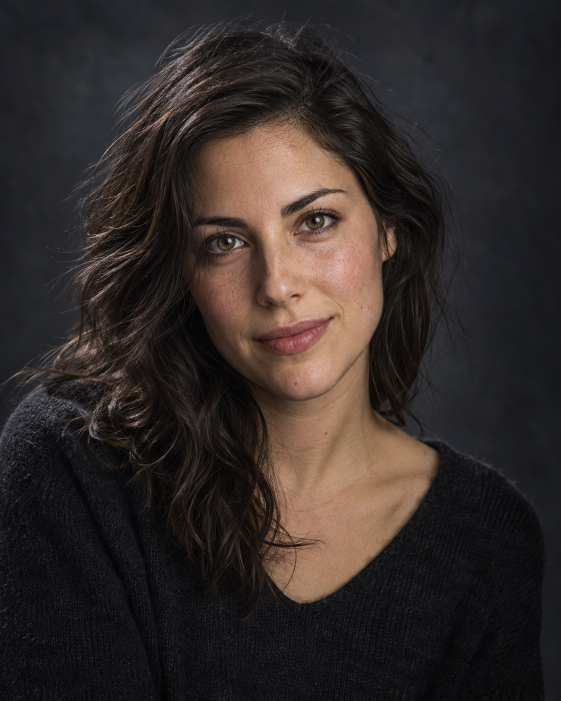
#> input picture ipad/CaptureApp/CaptureApp/Resources/creatorhub-editor-portrait.jpg, 1122 x 1402 px (shown at 1/2 size)
$ python portrait-sift-diff.py ../CaptureApp/Resources/creatorhub-editor-portrait.jpg ../CaptureApp/Resources/creatorhub-editor-portrait.jpg   (older library calls are emulated)
#> lines starting #> are read from the running program, lines starting #| are printed output that depends on the picture
#!/usr/bin/env python3
"""Align a before/after portrait with SIFT and measure the real pixel delta.

This is an offline QA tool, not part of the iPad runtime. It removes small
scale/rotation/crop differences before calculating tonal, colour and texture
metrics, so a render is not rejected merely because its geometry moved by a
few pixels.

The repository's backend/python-services environment already pins OpenCV with
SIFT support; no additional CaptureApp dependency is required.
"""

from __future__ import annotations

import argparse
import json
from pathlib import Path
import sys

import cv2
import numpy as np


def load_image(path: Path) -> np.ndarray:
    image = cv2.imread(str(path), cv2.IMREAD_COLOR)
    if image is None:
        raise ValueError(f"Could not read image: {path}")
    return image


def align_with_sift(
    reference: np.ndarray,
    candidate: np.ndarray,
    ratio: float,
    ransac_threshold: float,
) -> tuple[np.ndarray, np.ndarray, dict[str, float | int]]:
    sift = cv2.SIFT_create(nfeatures=8_000)
    reference_gray = cv2.cvtColor(reference, cv2.COLOR_BGR2GRAY)
    candidate_gray = cv2.cvtColor(candidate, cv2.COLOR_BGR2GRAY)
    reference_keys, reference_desc = sift.detectAndCompute(reference_gray, None)
    candidate_keys, candidate_desc = sift.detectAndCompute(candidate_gray, None)
    if reference_desc is None or candidate_desc is None:
        raise ValueError("SIFT could not find descriptors in both images")

    matches = cv2.BFMatcher(cv2.NORM_L2).knnMatch(
        reference_desc,
        candidate_desc,
        k=2,
    )
    good = [first for first, second in matches if first.distance < ratio * second.distance]
    if len(good) < 12:
        raise ValueError(f"Only {len(good)} reliable SIFT matches; need at least 12")

    reference_points = np.float32(
        [reference_keys[match.queryIdx].pt for match in good]
    ).reshape(-1, 1, 2)
    candidate_points = np.float32(
        [candidate_keys[match.trainIdx].pt for match in good]
    ).reshape(-1, 1, 2)
    homography, inlier_mask = cv2.findHomography(
        candidate_points,
        reference_points,
        cv2.RANSAC,
        ransac_threshold,
    )
    if homography is None or inlier_mask is None:
        raise ValueError("RANSAC could not estimate a stable homography")

    inliers = inlier_mask.ravel().astype(bool)
    if int(inliers.sum()) < 10:
        raise ValueError(f"Only {int(inliers.sum())} homography inliers; need at least 10")

    height, width = reference.shape[:2]
    aligned = cv2.warpPerspective(
        candidate,
        homography,
        (width, height),
        flags=cv2.INTER_LANCZOS4,
        borderMode=cv2.BORDER_CONSTANT,
    )
    candidate_mask = np.full(candidate.shape[:2], 255, dtype=np.uint8)
    valid_mask = cv2.warpPerspective(
        candidate_mask,
        homography,
        (width, height),
        flags=cv2.INTER_NEAREST,
        borderMode=cv2.BORDER_CONSTANT,
    )
    # Exclude interpolation/border pixels that otherwise look like edits.
    valid_mask = cv2.erode(valid_mask, np.ones((7, 7), np.uint8), iterations=1)

    projected = cv2.perspectiveTransform(candidate_points[inliers], homography)
    errors = np.linalg.norm(
        projected.reshape(-1, 2) - reference_points[inliers].reshape(-1, 2),
        axis=1,
    )
    registration = {
        "reference_keypoints": len(reference_keys),
        "candidate_keypoints": len(candidate_keys),
        "ratio_test_matches": len(good),
        "ransac_inliers": int(inliers.sum()),
        "inlier_ratio": float(inliers.mean()),
        "reprojection_rmse_px": float(np.sqrt(np.mean(np.square(errors)))),
        "valid_overlap_ratio": float(np.count_nonzero(valid_mask) / valid_mask.size),
    }
    return aligned, valid_mask, registration


def masked_values(image: np.ndarray, mask: np.ndarray) -> np.ndarray:
    return image[mask > 0]


def image_metrics(image: np.ndarray, mask: np.ndarray) -> dict[str, float]:
    pixels = masked_values(image, mask).astype(np.float32)
    luma_image = cv2.cvtColor(image, cv2.COLOR_BGR2GRAY)
    luma = masked_values(luma_image, mask).astype(np.float32) / 255.0
    lab = cv2.cvtColor(image, cv2.COLOR_BGR2LAB).astype(np.float32)
    lab_pixels = masked_values(lab, mask)
    chroma = np.hypot(lab_pixels[:, 1] - 128.0, lab_pixels[:, 2] - 128.0)
    return {
        "luma_mean": float(luma.mean()),
        "luma_stdev": float(luma.std()),
        "luma_p10": float(np.percentile(luma, 10)),
        "luma_p50": float(np.percentile(luma, 50)),
        "luma_p90": float(np.percentile(luma, 90)),
        "lab_chroma_mean": float(chroma.mean()),
        "red_minus_blue_mean": float(np.mean(pixels[:, 2] - pixels[:, 0]) / 255.0),
        "edge_energy": float(
            masked_values(
                np.abs(cv2.Laplacian(luma_image, cv2.CV_32F)),
                mask,
            ).mean()
            / 255.0
        ),
    }


def difference_metrics(
    reference: np.ndarray,
    aligned: np.ndarray,
    mask: np.ndarray,
) -> tuple[dict[str, float], np.ndarray]:
    absolute = cv2.absdiff(reference, aligned)
    per_pixel = absolute.astype(np.float32).mean(axis=2) / 255.0
    values = per_pixel[mask > 0]
    metrics = {
        "rgb_mae": float(values.mean()),
        "rgb_rmse": float(np.sqrt(np.mean(np.square(values)))),
        "pixel_delta_p50": float(np.percentile(values, 50)),
        "pixel_delta_p95": float(np.percentile(values, 95)),
        "changed_ratio_over_2pct": float(np.mean(values > 0.02)),
        "changed_ratio_over_5pct": float(np.mean(values > 0.05)),
        "changed_ratio_over_10pct": float(np.mean(values > 0.10)),
    }
    return metrics, absolute


def write_artifacts(
    output_dir: Path,
    reference: np.ndarray,
    aligned: np.ndarray,
    absolute: np.ndarray,
    mask: np.ndarray,
) -> None:
    output_dir.mkdir(parents=True, exist_ok=True)
    diff_gray = cv2.cvtColor(absolute, cv2.COLOR_BGR2GRAY)
    valid_diff = diff_gray[mask > 0]
    scale = max(float(np.percentile(valid_diff, 99)), 1.0)
    normalized = np.clip(diff_gray.astype(np.float32) * 255.0 / scale, 0, 255).astype(np.uint8)
    heatmap = cv2.applyColorMap(normalized, cv2.COLORMAP_TURBO)
    heatmap[mask == 0] = 0
    overlay = cv2.addWeighted(reference, 0.5, aligned, 0.5, 0)
    overlay[mask == 0] = 0

    cv2.imwrite(str(output_dir / "aligned-after.png"), aligned)
    cv2.imwrite(str(output_dir / "absolute-difference.png"), absolute)
    cv2.imwrite(str(output_dir / "difference-heatmap.png"), heatmap)
    cv2.imwrite(str(output_dir / "alignment-overlay.png"), overlay)
    cv2.imwrite(str(output_dir / "valid-overlap-mask.png"), mask)


def parse_args() -> argparse.Namespace:
    parser = argparse.ArgumentParser(
        description="SIFT-align a retouched portrait and report pixel-level differences."
    )
    parser.add_argument("before", type=Path, help="Original/reference image")
    parser.add_argument("after", type=Path, help="Retouched candidate image")
    parser.add_argument("--output-dir", type=Path, help="Write aligned/difference QA images")
    parser.add_argument("--ratio", type=float, default=0.75, help="Lowe ratio-test threshold")
    parser.add_argument(
        "--ransac-threshold",
        type=float,
        default=3.0,
        help="RANSAC reprojection threshold in pixels",
    )
    return parser.parse_args()


def main() -> int:
    args = parse_args()
    try:
        reference = load_image(args.before)
#> in load_image, image is the input picture: shape (1402, 1122, 3); mean B, G, R 40.8, 43.1, 51
        candidate = load_image(args.after)
        aligned, mask, registration = align_with_sift(
            reference,
            candidate,
            ratio=args.ratio,
            ransac_threshold=args.ransac_threshold,
        )
#> in align_with_sift, `reference_gray = cv2.cvtColor(reference, cv2.COLOR_BGR2GRAY)`:
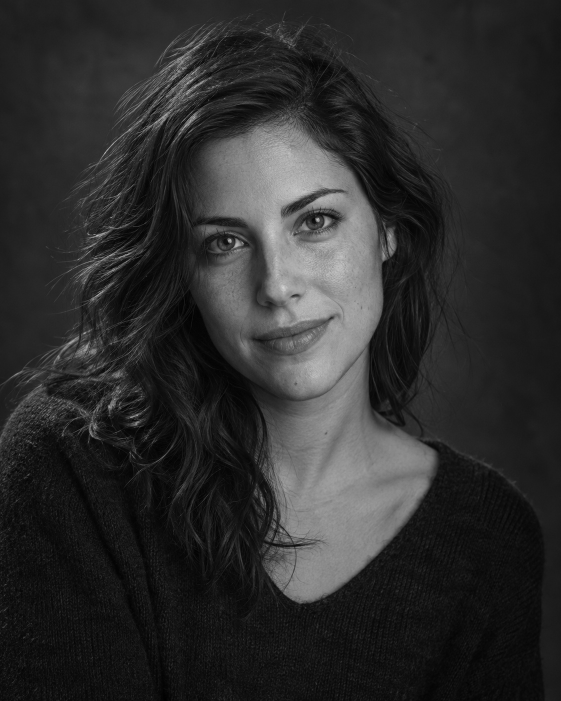
#> reference_gray: shape (1402, 1122) (shown at 1/2 size); min 0, max 217, mean 45.1
#> in align_with_sift, `reference_keys, reference_desc = sift.detectAndCompute(reference_gray,..`: reference_keys = 1751 keypoints; strongest (x, y, size): (459, 481, 5.3), (635, 439, 5.3), (681, 1001, 205), (557, 338, 131.1)
#> in align_with_sift, `candidate_keys, candidate_desc = sift.detectAndCompute(candidate_gray,..`: candidate_keys has the same summary as reference_keys
#> in align_with_sift, `matches = cv2.BFMatcher(cv2.NORM_L2).knnMatch( reference_desc, candida..`: matches = 1751 matches
#> in align_with_sift, `reference_points = np.float32( [reference_keys[match.queryIdx].pt for ..`: reference_points = 1751 rows, first 8: [3.88, 930.1], [4.1, 869.1], [6.37, 955.6], [7.28, 864.5], [7.51, 943.8], [7.83, 867.5], [8.31, 937.7], [8.38, 957.9]
#> in align_with_sift, `candidate_points = np.float32( [candidate_keys[match.trainIdx].pt for ..`: candidate_points has the same summary as reference_points
#> in align_with_sift, `homography, inlier_mask = cv2.findHomography( candidate_points, refere..`: homography = [[1, 4.27e-16, -3.25e-13], [-1.24e-15, 1, -5.73e-13], [-2.07e-18, 1.21e-18, 1]]; inlier_mask = 1751 values from 1 to 1
#> in align_with_sift, `valid_mask = cv2.warpPerspective( candidate_mask, homography, (width, ..`: valid_mask: shape (1402, 1122); every value is 255
#> in align_with_sift, `projected = cv2.perspectiveTransform(candidate_points[inliers], homogr..`: projected has the same summary as reference_points
#> in align_with_sift, `errors = np.linalg.norm( projected.reshape(-1, 2) - reference_points[i..`: errors = 1751 values from 0 to 0
#> in align_with_sift, `registration = { "reference_keypoints": len(reference_keys), "candidat..`: registration = {'reference_keypoints': 1751, 'candidate_keypoints': 1751, 'ratio_test_matches': 1751, 'ransac_inliers': 1751, 'inlier_ratio': 1, 'reprojection_rmse_px': 0, 'valid_overlap_ratio': 1}
        differences, absolute = difference_metrics(reference, aligned, mask)
#> in difference_metrics, `absolute = cv2.absdiff(reference, aligned)`: absolute: shape (1402, 1122, 3); every value is 0
#> in difference_metrics, `per_pixel = absolute.astype(np.float32).mean(axis=2) / 255.0`: per_pixel: shape (1402, 1122) float32; every value is 0
#> in difference_metrics, `metrics = { "rgb_mae": float(values.mean()), "rgb_rmse": float(np.sqrt..`: metrics = {'rgb_mae': 0, 'rgb_rmse': 0, 'pixel_delta_p50': 0, 'pixel_delta_p95': 0, 'changed_ratio_over_2pct': 0, 'changed_ratio_over_5pct': 0, 'changed_ratio_over_10pct': 0}
#> differences has the same summary as metrics in difference_metrics
        report = {
            "before": str(args.before.resolve()),
            "after": str(args.after.resolve()),
            "alignment": registration,
            "reference": image_metrics(reference, mask),
            "retouched": image_metrics(aligned, mask),
            "difference": differences,
        }
#> in image_metrics, `lab = cv2.cvtColor(image, cv2.COLOR_BGR2LAB).astype(np.float32)`:
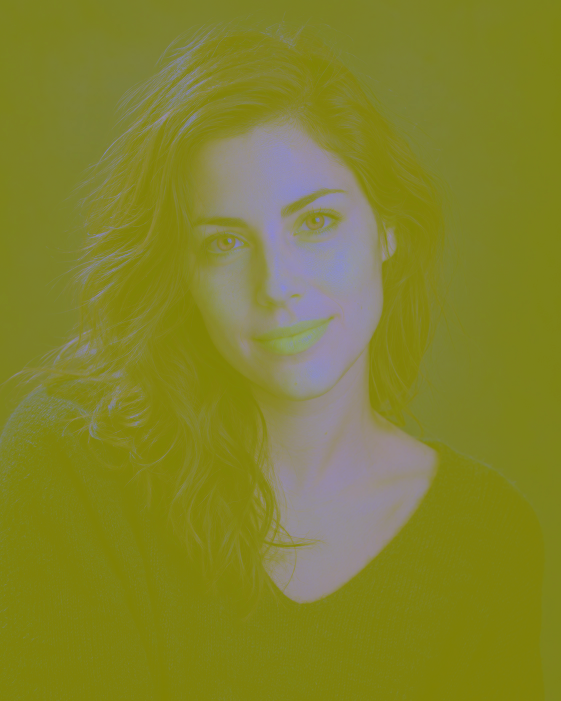
#> lab: shape (1402, 1122, 3) float32 (shown at 1/2 size); mean B, G, R 45.2, 130.7, 130.6
        if args.output_dir:
            write_artifacts(args.output_dir, reference, aligned, absolute, mask)
            report["artifacts"] = str(args.output_dir.resolve())
        print(json.dumps(report, indent=2, sort_keys=True))
#| {
#|   "after": "ipad/CaptureApp/CaptureApp/Resources/creatorhub-editor-portrait.jpg",
#|   "alignment": {
#|     "candidate_keypoints": 1751,
#|     "inlier_ratio": 1.0,
#|     "ransac_inliers": 1751,
#|     "ratio_test_matches": 1751,
#|     "reference_keypoints": 1751,
#|     "reprojection_rmse_px": 0.0,
#|     "valid_overlap_ratio": 1.0
#|   },
#|   "before": "ipad/CaptureApp/CaptureApp/Resources/creatorhub-editor-portrait.jpg",
#> (further printed lines are left out)
        return 0
    except (ValueError, cv2.error) as error:
        print(f"portrait-sift-diff: {error}", file=sys.stderr)
        return 2


if __name__ == "__main__":
    raise SystemExit(main())
#> (the program exits here)
